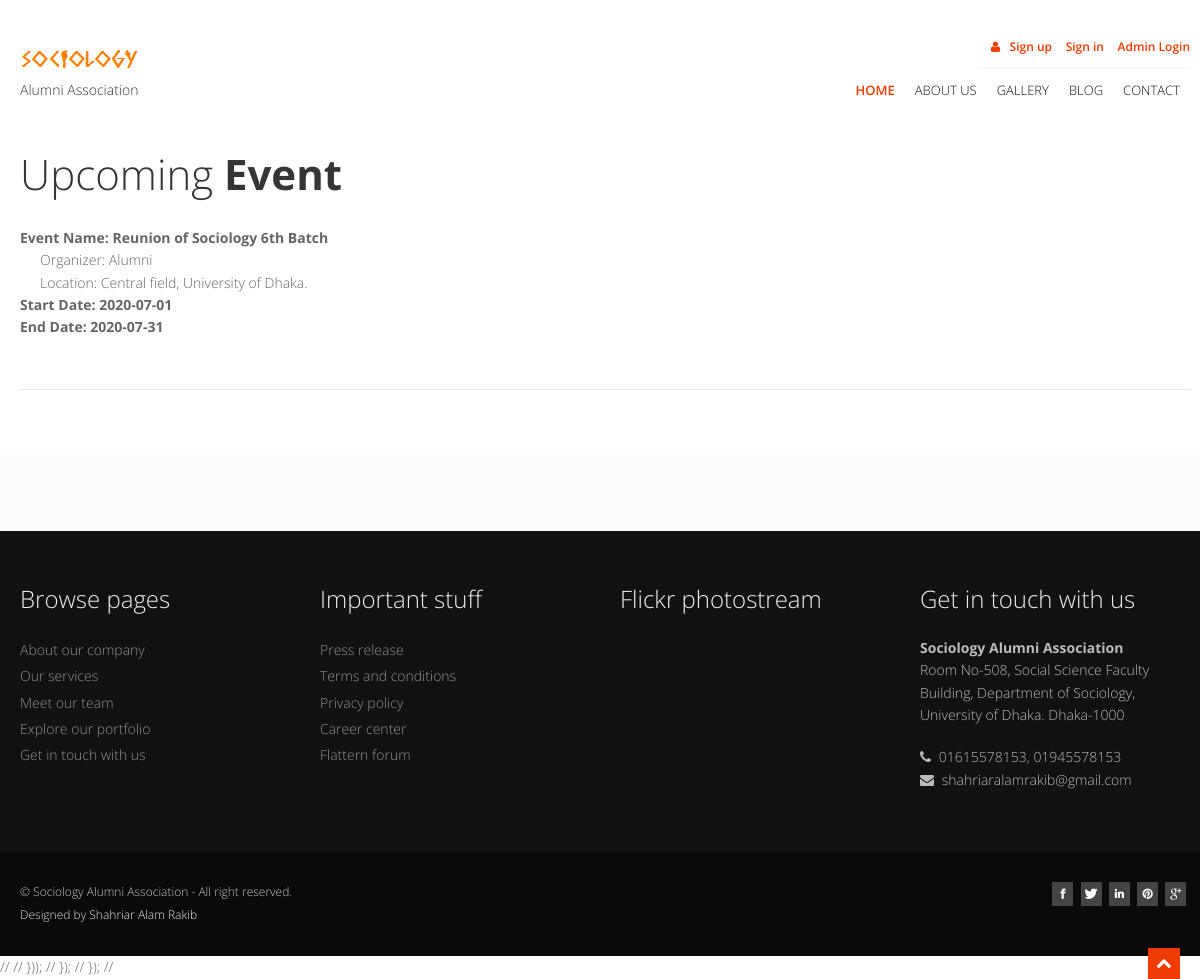
/home/upcoming_event.php?id=6, run on the app's committed database.
### tables this page shows
CREATE TABLE IF NOT EXISTS `events` (
  `event_id` int(11) NOT NULL AUTO_INCREMENT,
  `event_name` varchar(255) NOT NULL,
  `event_start_date` date NOT NULL,
  `event_end_date` date NOT NULL,
  `event_organizer` varchar(255) NOT NULL,
  `event_location` varchar(128) NOT NULL,
  `status` varchar(4) NOT NULL,
  PRIMARY KEY (`event_id`)
);

### home/upcoming_event.php (the view, shortened to what this page needs)
<?php
include("header.php");
?>
    <section id="content" style="padding-top:0px;">
    <div class="container">
        <div class="row">
          <div class="span6">
            <h2>Upcoming <strong>Event</strong></h2>
            <div >
            <?php
                      $event_id = $_GET["id"];
                      $sql = "SELECT * FROM events WHERE event_id = '$event_id'";
                      $result = mysqli_query($conn, $sql);
                        while($row = mysqli_fetch_assoc($result)){
                            $event_name = $row["event_name"];
                            $event_organizer = $row["event_organizer"];
                            $event_location = $row["event_location"];
                            $event_start_date = $row["event_start_date"];
                            $event_end_date = $row["event_end_date"];
              ?>
            <dl>
              <dt>Event Name: <?php echo($event_name); ?></dt>
              <dd>Organizer: <?php echo($event_organizer); ?></dd>
              <dd>Location: <?php echo($event_location); ?></dd>
              <dt>Start Date: <?php echo($event_start_date); ?></dt>
              <dt>End Date: <?php echo($event_end_date); ?></dt>
            </dl>
                  <?php
                        }
                    ?>
          </div>
          </div>
        </div>
        <div class="row">
          <div class="span12">
            <div class="solidline">
            </div>
          </div>
        </div>
      </div>
    </section>
    <section id="bottom">
      <div class="container">
        <div class="row">
          <div class="span12">
          </div>
        </div>
      </div>
    </section>
<?php
include("footer.php");
?>

### home/css/style.css (style rules this page uses)
body { font-family: 'Open Sans', Arial, sans-serif; font-size: 14px; font-weight: 300; line-height: 1.6em; color: #656565; }
.container { padding: 0 20px 0 20px; position: relative; }
.row, .row-fluid { margin-bottom: 30px; }
#content { position: relative; background: #fff; padding: 50px 0 0 0; }
#bottom { background: #fcfcfc; padding: 50px 0 0; }
.solidline { border-top: 1px solid #e6e6e6; margin: 0 0 30px; }

### home/css/overwrite.css (style rules this page uses)
h1, h2, h3, h4, h5, h6 { font-family: 'Open Sans', sans-serif; color:#353535; font-weight:300; line-height:1.5em; margin-top:0; }
h2 { font-size:42px; margin-bottom:22px; }
h1 strong,h2 strong,h3 strong,h4 strong,h5 strong,h6 strong { font-weight:700; }
dl { margin-bottom: 20px; }
dt, dd { line-height: 1.6em; }
dt { font-weight: 700; }
dd { margin-left: 20px; }

### data on the page
events: event_name "Reunion of Sociology 6th Batch", event_organizer "Alumni", event_location "Central field, University of Dhaka.", event_start_date "2020-07-01", event_end_date "2020-07-31"
